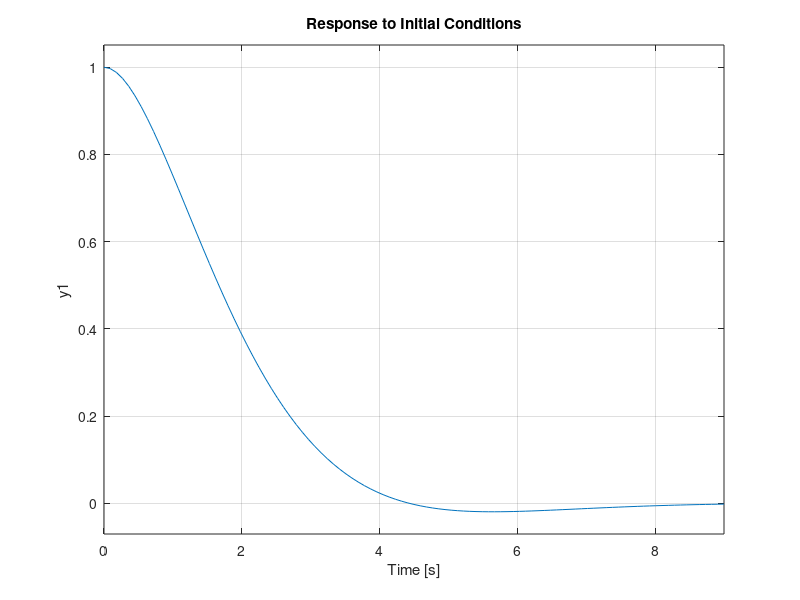

The MATLAB source for this figure: (Note: this script raises an error after producing the figure.)
clc; clear all

% make matrices for vals
A = [0 1; -4/5 -7/5];
B = [0; 1/5];
C = [1 0];
D = [0];

% create sys
sys = ss(A, B, C, D);

% set initial conditions
x0 = [1 0];

% plot response
figure(1)
initial(sys, x0);

clc; clear all

% call ode45
[t, y] = ode45(@xdot_prob, [0, 10], [1, 0]);
figure(2)
plot(t, y)
xlabel("Time (s)"); ylabel("y"); legend("$\dot{x_{1}}$", "$\dot{x_{2}}$", "interpreter", "latex")

% function for ODE
function xdot = xdot_prob(t, x)
    xdot = [x(2); -4/5*x(1)-7/5*x(2)];
end